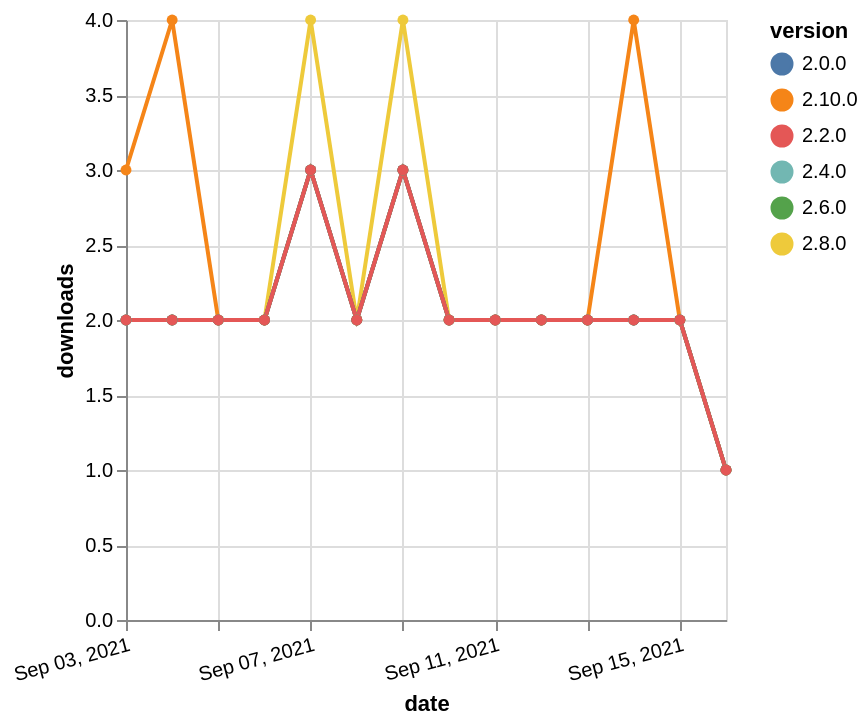

Source (Vega-Lite JSON):
### Vega-Lite specification from a JSON file in a GitHub repository (floating-point values rounded to 4 significant figures)
{"$schema": "https://vega.github.io/schema/vega-lite/v5.json", "description": "A simple bar chart with embedded data.", "data": {"values": [{"date": "2021-09-03", "total": 1480, "delta": 2, "version": "2.4.0"}, {"date": "2021-09-04", "total": 1482, "delta": 2, "version": "2.4.0"}, {"date": "2021-09-05", "total": 1484, "delta": 2, "version": "2.4.0"}, {"date": "2021-09-06", "total": 1486, "delta": 2, "version": "2.4.0"}, {"date": "2021-09-07", "total": 1489, "delta": 3, "version": "2.4.0"}, {"date": "2021-09-08", "total": 1491, "delta": 2, "version": "2.4.0"}, {"date": "2021-09-09", "total": 1494, "delta": 3, "version": "2.4.0"}, {"date": "2021-09-10", "total": 1496, "delta": 2, "version": "2.4.0"}, {"date": "2021-09-11", "total": 1498, "delta": 2, "version": "2.4.0"}, {"date": "2021-09-12", "total": 1500, "delta": 2, "version": "2.4.0"}, {"date": "2021-09-13", "total": 1502, "delta": 2, "version": "2.4.0"}, {"date": "2021-09-14", "total": 1504, "delta": 2, "version": "2.4.0"}, {"date": "2021-09-15", "total": 1506, "delta": 2, "version": "2.4.0"}, {"date": "2021-09-16", "total": 1507, "delta": 1, "version": "2.4.0"}, {"date": "2021-09-03", "total": 722, "delta": 2, "version": "2.8.0"}, {"date": "2021-09-04", "total": 724, "delta": 2, "version": "2.8.0"}, {"date": "2021-09-05", "total": 726, "delta": 2, "version": "2.8.0"}, {"date": "2021-09-06", "total": 728, "delta": 2, "version": "2.8.0"}, {"date": "2021-09-07", "total": 732, "delta": 4, "version": "2.8.0"}, {"date": "2021-09-08", "total": 734, "delta": 2, "version": "2.8.0"}, {"date": "2021-09-09", "total": 738, "delta": 4, "version": "2.8.0"}, {"date": "2021-09-10", "total": 740, "delta": 2, "version": "2.8.0"}, {"date": "2021-09-11", "total": 742, "delta": 2, "version": "2.8.0"}, {"date": "2021-09-12", "total": 744, "delta": 2, "version": "2.8.0"}, {"date": "2021-09-13", "total": 746, "delta": 2, "version": "2.8.0"}, {"date": "2021-09-14", "total": 748, "delta": 2, "version": "2.8.0"}, {"date": "2021-09-15", "total": 750, "delta": 2, "version": "2.8.0"}, {"date": "2021-09-16", "total": 751, "delta": 1, "version": "2.8.0"}, {"date": "2021-09-03", "total": 1018, "delta": 2, "version": "2.6.0"}, {"date": "2021-09-04", "total": 1020, "delta": 2, "version": "2.6.0"}, {"date": "2021-09-05", "total": 1022, "delta": 2, "version": "2.6.0"}, {"date": "2021-09-06", "total": 1024, "delta": 2, "version": "2.6.0"}, {"date": "2021-09-07", "total": 1027, "delta": 3, "version": "2.6.0"}, {"date": "2021-09-08", "total": 1029, "delta": 2, "version": "2.6.0"}, {"date": "2021-09-09", "total": 1032, "delta": 3, "version": "2.6.0"}, {"date": "2021-09-10", "total": 1034, "delta": 2, "version": "2.6.0"}, {"date": "2021-09-11", "total": 1036, "delta": 2, "version": "2.6.0"}, {"date": "2021-09-12", "total": 1038, "delta": 2, "version": "2.6.0"}, {"date": "2021-09-13", "total": 1040, "delta": 2, "version": "2.6.0"}, {"date": "2021-09-14", "total": 1042, "delta": 2, "version": "2.6.0"}, {"date": "2021-09-15", "total": 1044, "delta": 2, "version": "2.6.0"}, {"date": "2021-09-16", "total": 1045, "delta": 1, "version": "2.6.0"}, {"date": "2021-09-03", "total": 239, "delta": 3, "version": "2.10.0"}, {"date": "2021-09-04", "total": 243, "delta": 4, "version": "2.10.0"}, {"date": "2021-09-05", "total": 245, "delta": 2, "version": "2.10.0"}, {"date": "2021-09-06", "total": 247, "delta": 2, "version": "2.10.0"}, {"date": "2021-09-07", "total": 250, "delta": 3, "version": "2.10.0"}, {"date": "2021-09-08", "total": 252, "delta": 2, "version": "2.10.0"}, {"date": "2021-09-09", "total": 255, "delta": 3, "version": "2.10.0"}, {"date": "2021-09-10", "total": 257, "delta": 2, "version": "2.10.0"}, {"date": "2021-09-11", "total": 259, "delta": 2, "version": "2.10.0"}, {"date": "2021-09-12", "total": 261, "delta": 2, "version": "2.10.0"}, {"date": "2021-09-13", "total": 263, "delta": 2, "version": "2.10.0"}, {"date": "2021-09-14", "total": 267, "delta": 4, "version": "2.10.0"}, {"date": "2021-09-15", "total": 269, "delta": 2, "version": "2.10.0"}, {"date": "2021-09-16", "total": 270, "delta": 1, "version": "2.10.0"}, {"date": "2021-09-03", "total": 2094, "delta": 2, "version": "2.0.0"}, {"date": "2021-09-04", "total": 2096, "delta": 2, "version": "2.0.0"}, {"date": "2021-09-05", "total": 2098, "delta": 2, "version": "2.0.0"}, {"date": "2021-09-06", "total": 2100, "delta": 2, "version": "2.0.0"}, {"date": "2021-09-07", "total": 2103, "delta": 3, "version": "2.0.0"}, {"date": "2021-09-08", "total": 2105, "delta": 2, "version": "2.0.0"}, {"date": "2021-09-09", "total": 2108, "delta": 3, "version": "2.0.0"}, {"date": "2021-09-10", "total": 2110, "delta": 2, "version": "2.0.0"}, {"date": "2021-09-11", "total": 2112, "delta": 2, "version": "2.0.0"}, {"date": "2021-09-12", "total": 2114, "delta": 2, "version": "2.0.0"}, {"date": "2021-09-13", "total": 2116, "delta": 2, "version": "2.0.0"}, {"date": "2021-09-14", "total": 2118, "delta": 2, "version": "2.0.0"}, {"date": "2021-09-15", "total": 2120, "delta": 2, "version": "2.0.0"}, {"date": "2021-09-16", "total": 2121, "delta": 1, "version": "2.0.0"}, {"date": "2021-09-03", "total": 1663, "delta": 2, "version": "2.2.0"}, {"date": "2021-09-04", "total": 1665, "delta": 2, "version": "2.2.0"}, {"date": "2021-09-05", "total": 1667, "delta": 2, "version": "2.2.0"}, {"date": "2021-09-06", "total": 1669, "delta": 2, "version": "2.2.0"}, {"date": "2021-09-07", "total": 1672, "delta": 3, "version": "2.2.0"}, {"date": "2021-09-08", "total": 1674, "delta": 2, "version": "2.2.0"}, {"date": "2021-09-09", "total": 1677, "delta": 3, "version": "2.2.0"}, {"date": "2021-09-10", "total": 1679, "delta": 2, "version": "2.2.0"}, {"date": "2021-09-11", "total": 1681, "delta": 2, "version": "2.2.0"}, {"date": "2021-09-12", "total": 1683, "delta": 2, "version": "2.2.0"}, {"date": "2021-09-13", "total": 1685, "delta": 2, "version": "2.2.0"}, {"date": "2021-09-14", "total": 1687, "delta": 2, "version": "2.2.0"}, {"date": "2021-09-15", "total": 1689, "delta": 2, "version": "2.2.0"}, {"date": "2021-09-16", "total": 1690, "delta": 1, "version": "2.2.0"}]}, "width": "container", "mark": {"type": "line", "point": {"filled": true}}, "encoding": {"x": {"field": "date", "type": "temporal", "timeUnit": "yearmonthdate", "title": "date", "axis": {"labelAngle": -15}}, "y": {"field": "delta", "type": "quantitative", "title": "downloads"}, "color": {"field": "version", "type": "nominal"}, "tooltip": {"field": "delta"}}}
